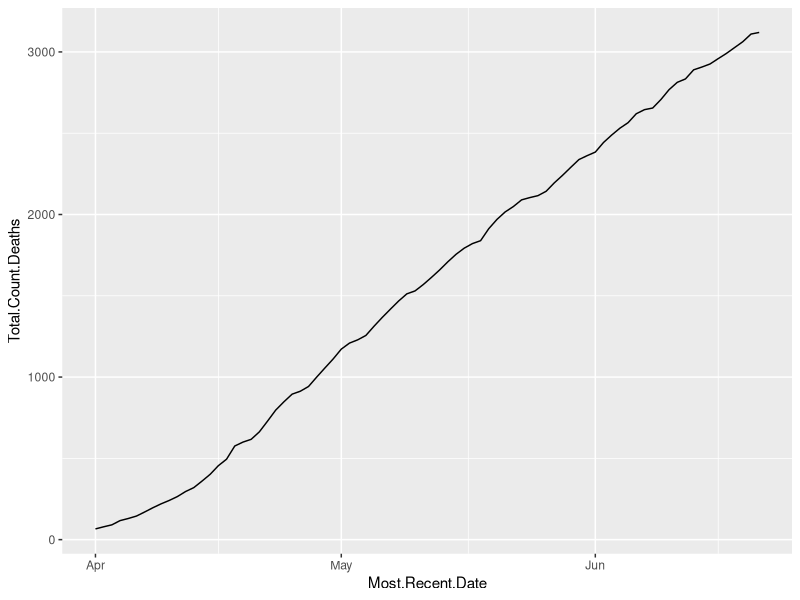
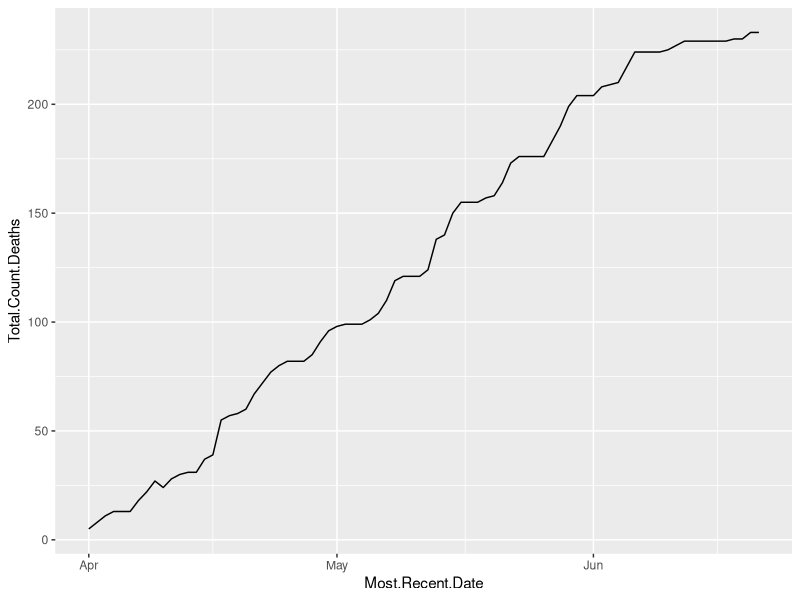
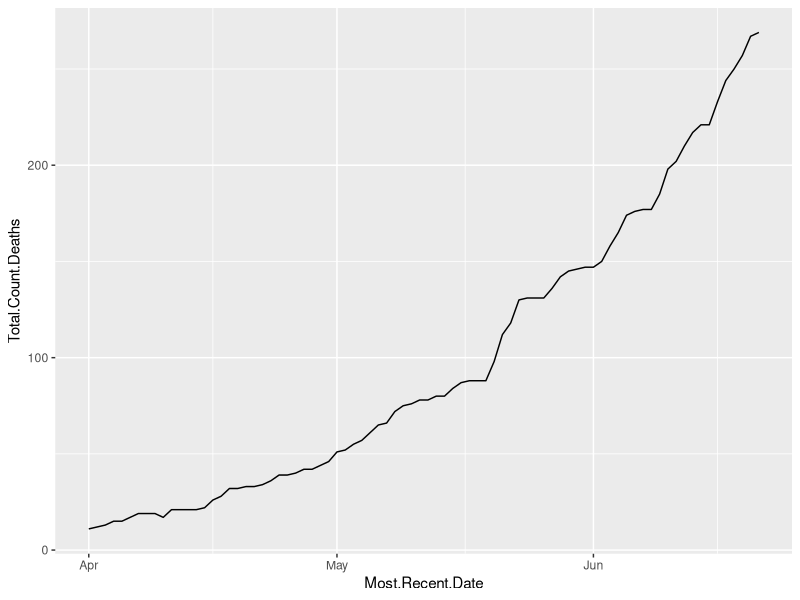
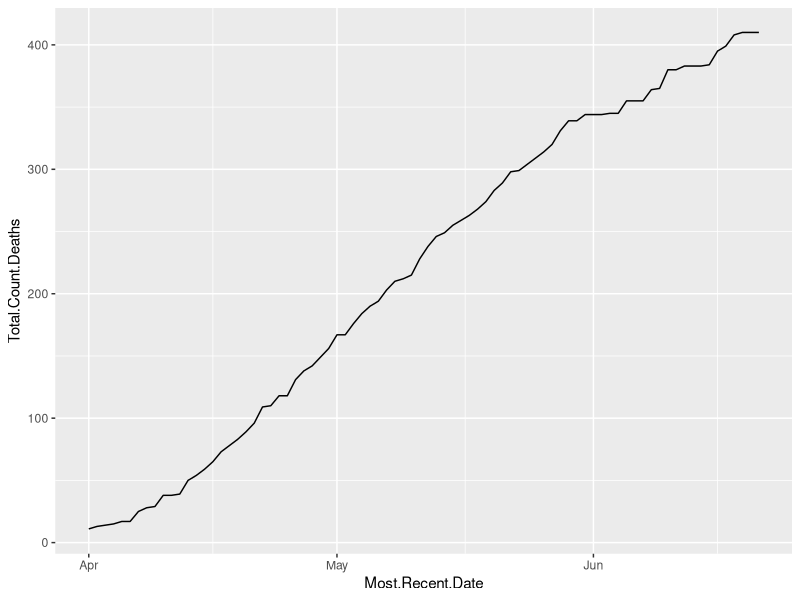
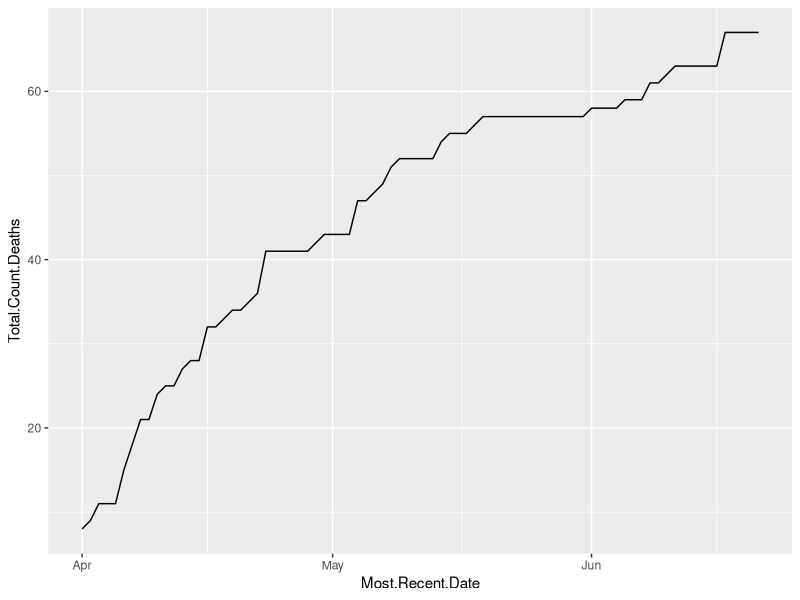
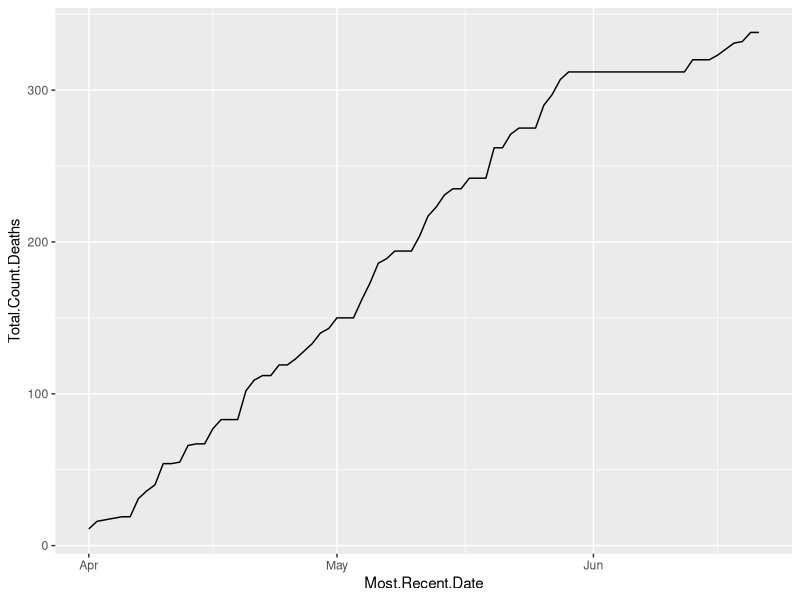
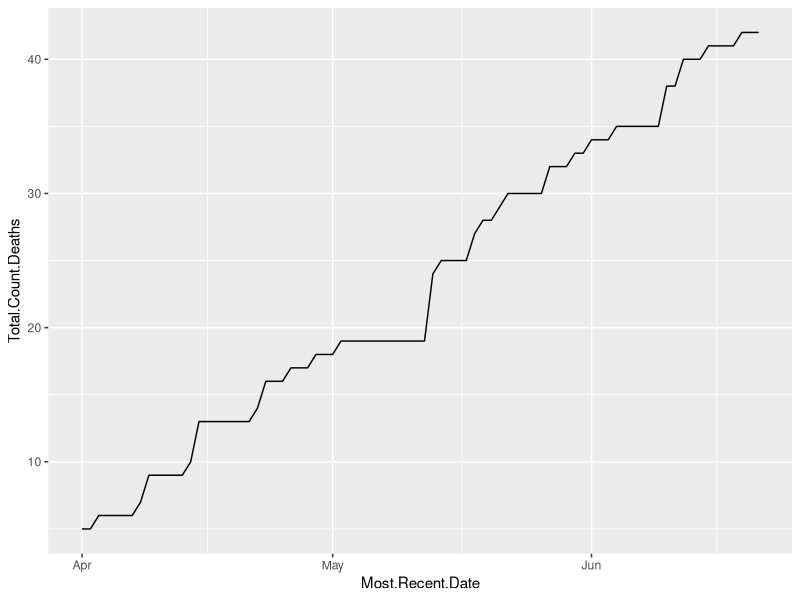
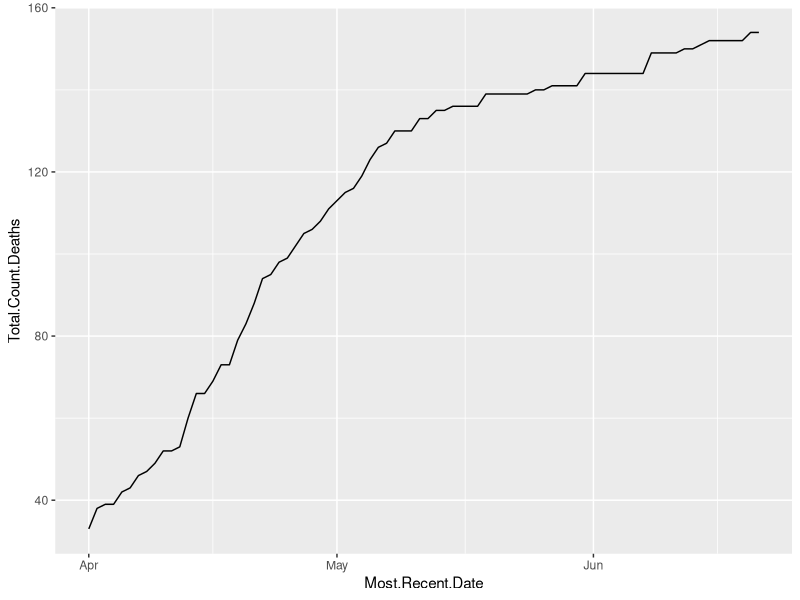

Write R code to recreate these figures, in order. (Note: this script raises an error after producing the figures.)
# Packages & libraries
install.packages("ggplot2")
install.packages("tidyverse")

library(ggplot2)
library(tidyverse)
library(stringr)

# Change working directory 
setwd("/Users/punitsundar/Documents/Summer_2020/R_Practice/R_Practice_Project")
data <- read.csv("covid19data.csv", header = TRUE,sep = ",")

# Removes all rows that have any number of NA's in them
na_data <- na.omit(data)  

# Removes rows that have "Unassigned" county name
tidy_data <- na_data[!(na_data$County.Name=="Unassigned"),]
tidy_data <- droplevels(tidy_data)

county_names <- levels(tidy_data$County.Name)
print(county_names)

# Check if any row has "Unassigned"
#for(row in tidy_data[,1]) {
#    if(row == "Unassigned") {
#        print("PRESENT")
#    }
#}


# Function to create time series plot for Most Recent Date & Death Count Plot
plot_time_series_confirmed <- function(name) {
        county <- tidy_data[(tidy_data$County.Name==name),]
        county$Most.Recent.Date <- as.Date(county$Most.Recent.Date,'%m/%d/%Y')
        ggplot(data = county, aes(Most.Recent.Date, Total.Count.Deaths)) +
                geom_line()
}


# List of county names
c_names <- unique(tidy_data$County.Name)
print(c_names)

# Saves each plot pdf in folder (58 total)
for(county in c_names) {
        county_name <- str_replace_all(county,fixed(" "),"")
        pdf_name <- paste(county,".pdf",sep='')
        my_plot <- plot_time_series_confirmed(county)
        ggsave(filename = pdf_name, plot = my_plot, 
               device = "pdf", path = "Plot_Pictures/",
               width = 5, height = 5)
}
